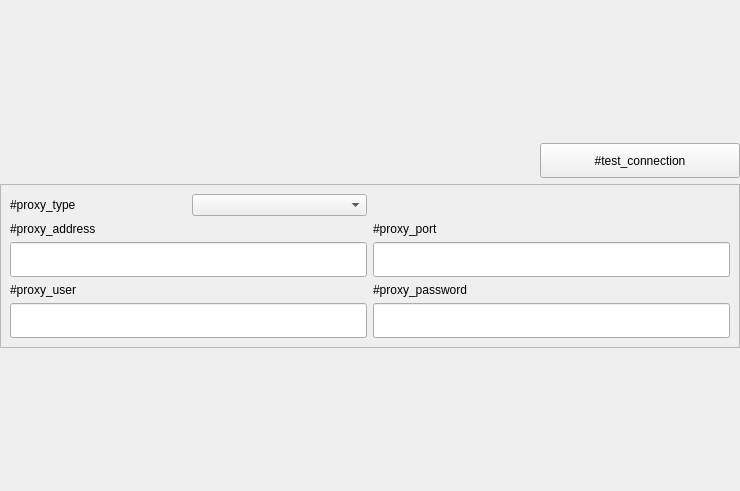
<?xml version="1.0" encoding="UTF-8"?>
<ui version="4.0">
 <class>UnmanagedConnectionWindow</class>
 <widget class="QFrame" name="UnmanagedConnectionWindow">
  <property name="enabled">
   <bool>true</bool>
  </property>
  <property name="geometry">
   <rect>
    <x>0</x>
    <y>0</y>
    <width>740</width>
    <height>491</height>
   </rect>
  </property>
  <property name="styleSheet">
   <string notr="true"/>
  </property>
  <property name="lineWidth">
   <number>0</number>
  </property>
  <layout class="QVBoxLayout" name="verticalLayout_5">
   <property name="margin">
    <number>0</number>
   </property>
   <item>
    <spacer name="verticalSpacer">
     <property name="orientation">
      <enum>Qt::Vertical</enum>
     </property>
     <property name="sizeHint" stdset="0">
      <size>
       <width>20</width>
       <height>40</height>
      </size>
     </property>
    </spacer>
   </item>
   <item>
    <layout class="QHBoxLayout" name="horizontalLayout">
     <property name="leftMargin">
      <number>9</number>
     </property>
     <property name="rightMargin">
      <number>0</number>
     </property>
     <item>
      <spacer name="horizontalSpacer">
       <property name="orientation">
        <enum>Qt::Horizontal</enum>
       </property>
       <property name="sizeHint" stdset="0">
        <size>
         <width>40</width>
         <height>20</height>
        </size>
       </property>
      </spacer>
     </item>
     <item>
      <widget class="QPushButton" name="btnTestConnection">
       <property name="minimumSize">
        <size>
         <width>200</width>
         <height>35</height>
        </size>
       </property>
       <property name="maximumSize">
        <size>
         <width>200</width>
         <height>35</height>
        </size>
       </property>
       <property name="text">
        <string>#test_connection</string>
       </property>
      </widget>
     </item>
    </layout>
   </item>
   <item>
    <widget class="QFrame" name="proxyFrame">
     <property name="frameShape">
      <enum>QFrame::StyledPanel</enum>
     </property>
     <layout class="QGridLayout" name="gridLayout">
      <item row="1" column="0">
       <widget class="QLabel" name="lbProxyAddress">
        <property name="text">
         <string>#proxy_address</string>
        </property>
       </widget>
      </item>
      <item row="1" column="1">
       <widget class="QLabel" name="lbProxyPort">
        <property name="enabled">
         <bool>true</bool>
        </property>
        <property name="text">
         <string>#proxy_port</string>
        </property>
       </widget>
      </item>
      <item row="2" column="0">
       <widget class="QLineEdit" name="leProxyAddress">
        <property name="enabled">
         <bool>true</bool>
        </property>
        <property name="minimumSize">
         <size>
          <width>0</width>
          <height>35</height>
         </size>
        </property>
        <property name="maximumSize">
         <size>
          <width>16777215</width>
          <height>35</height>
         </size>
        </property>
        <property name="oskCompatible" stdset="0">
         <bool>true</bool>
        </property>
       </widget>
      </item>
      <item row="2" column="1">
       <widget class="QLineEdit" name="leProxyPort">
        <property name="enabled">
         <bool>true</bool>
        </property>
        <property name="minimumSize">
         <size>
          <width>0</width>
          <height>35</height>
         </size>
        </property>
        <property name="maximumSize">
         <size>
          <width>16777215</width>
          <height>35</height>
         </size>
        </property>
        <property name="inputMask">
         <string notr="true"/>
        </property>
        <property name="oskCompatible" stdset="0">
         <bool>true</bool>
        </property>
       </widget>
      </item>
      <item row="3" column="0">
       <widget class="QLabel" name="lbProxyUser">
        <property name="text">
         <string>#proxy_user</string>
        </property>
       </widget>
      </item>
      <item row="3" column="1">
       <widget class="QLabel" name="lbProxyPassword">
        <property name="text">
         <string>#proxy_password</string>
        </property>
       </widget>
      </item>
      <item row="4" column="0">
       <widget class="QLineEdit" name="leProxyUser">
        <property name="minimumSize">
         <size>
          <width>0</width>
          <height>35</height>
         </size>
        </property>
        <property name="maximumSize">
         <size>
          <width>16777215</width>
          <height>35</height>
         </size>
        </property>
        <property name="oskCompatible" stdset="0">
         <bool>true</bool>
        </property>
       </widget>
      </item>
      <item row="4" column="1">
       <widget class="QLineEdit" name="leProxyPassword">
        <property name="minimumSize">
         <size>
          <width>0</width>
          <height>35</height>
         </size>
        </property>
        <property name="maximumSize">
         <size>
          <width>16777215</width>
          <height>35</height>
         </size>
        </property>
        <property name="inputMask">
         <string notr="true"/>
        </property>
        <property name="echoMode">
         <enum>QLineEdit::Password</enum>
        </property>
        <property name="readOnly">
         <bool>false</bool>
        </property>
        <property name="oskCompatible" stdset="0">
         <bool>true</bool>
        </property>
       </widget>
      </item>
      <item row="0" column="0">
       <layout class="QHBoxLayout" name="horizontalLayout_3">
        <item>
         <widget class="QLabel" name="lbProxyType">
          <property name="text">
           <string>#proxy_type</string>
          </property>
         </widget>
        </item>
        <item>
         <widget class="QComboBox" name="cbProxyType"/>
        </item>
       </layout>
      </item>
     </layout>
    </widget>
   </item>
   <item>
    <spacer name="verticalSpacer_2">
     <property name="orientation">
      <enum>Qt::Vertical</enum>
     </property>
     <property name="sizeHint" stdset="0">
      <size>
       <width>20</width>
       <height>40</height>
      </size>
     </property>
    </spacer>
   </item>
  </layout>
 </widget>
 <resources>
  <include location="Resources/Resources.qrc"/>
 </resources>
 <connections/>
</ui>
